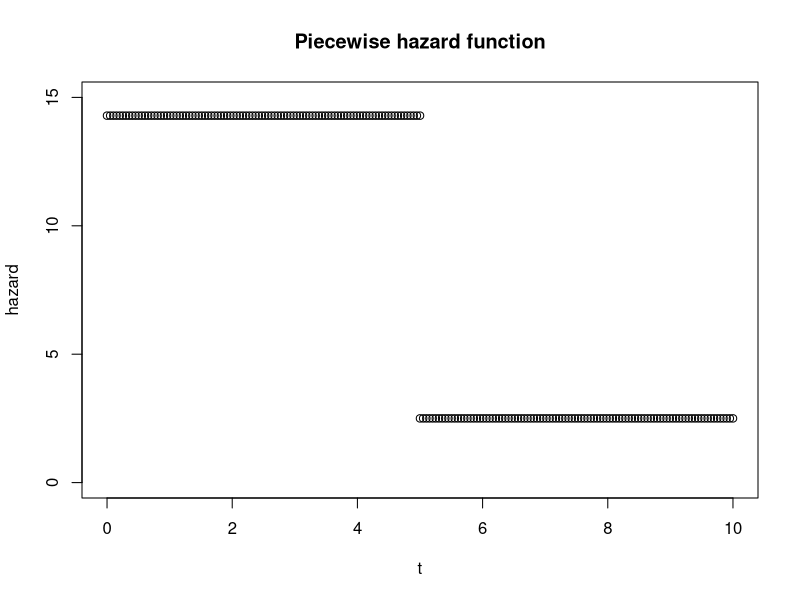
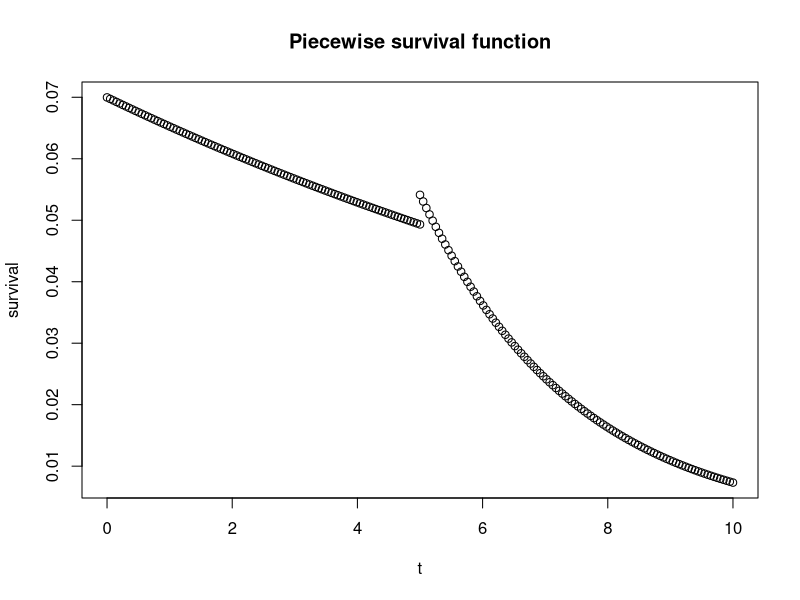
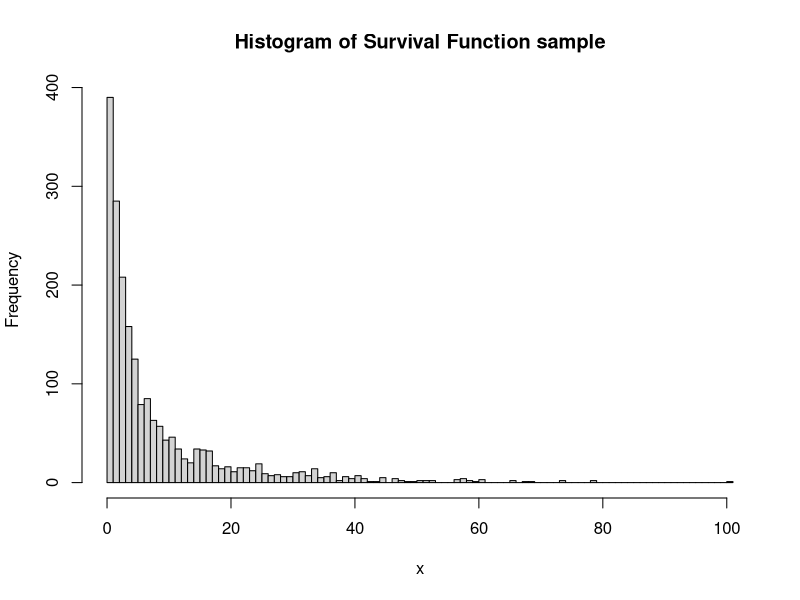
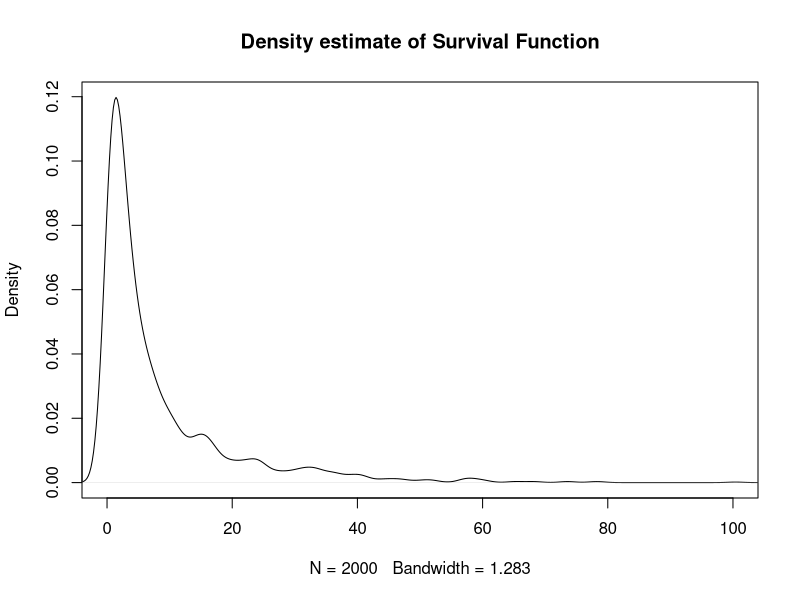
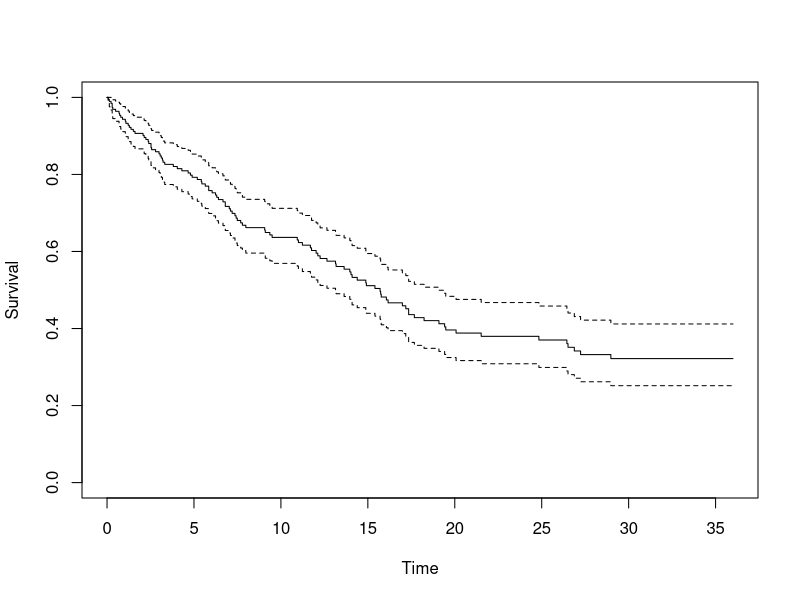
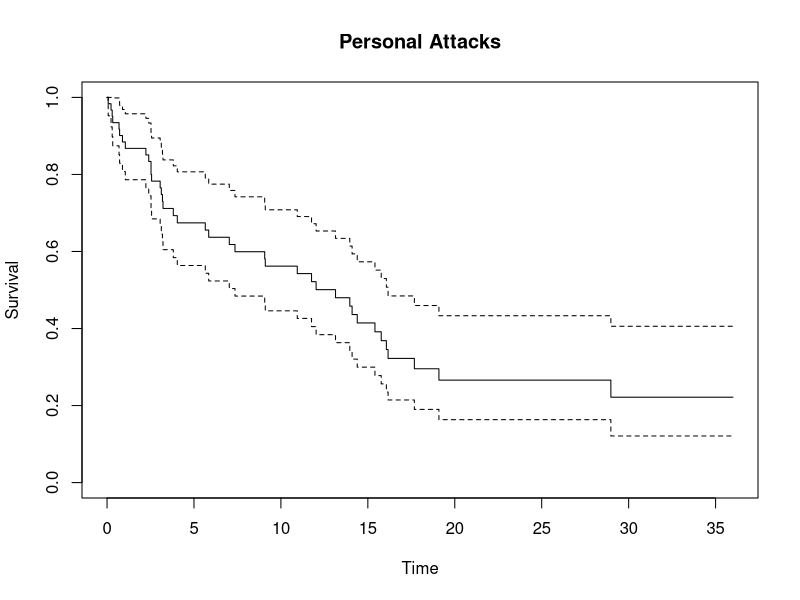
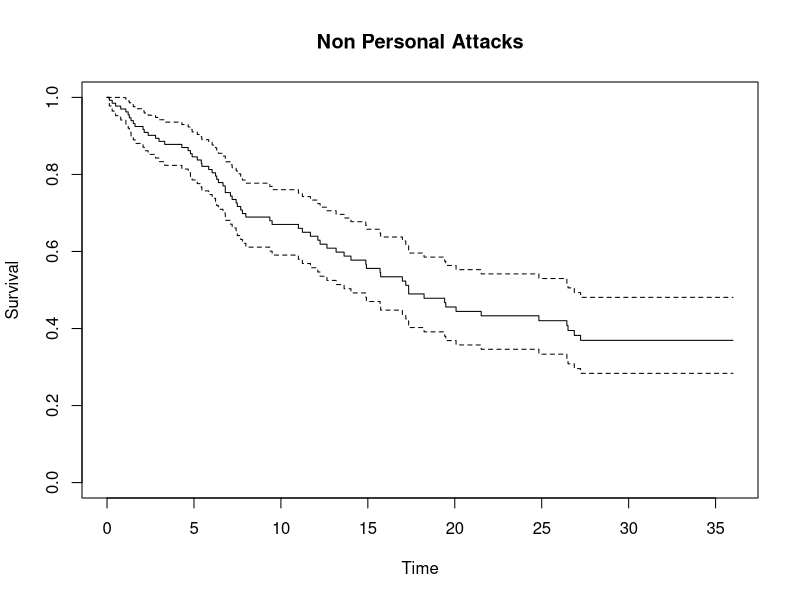
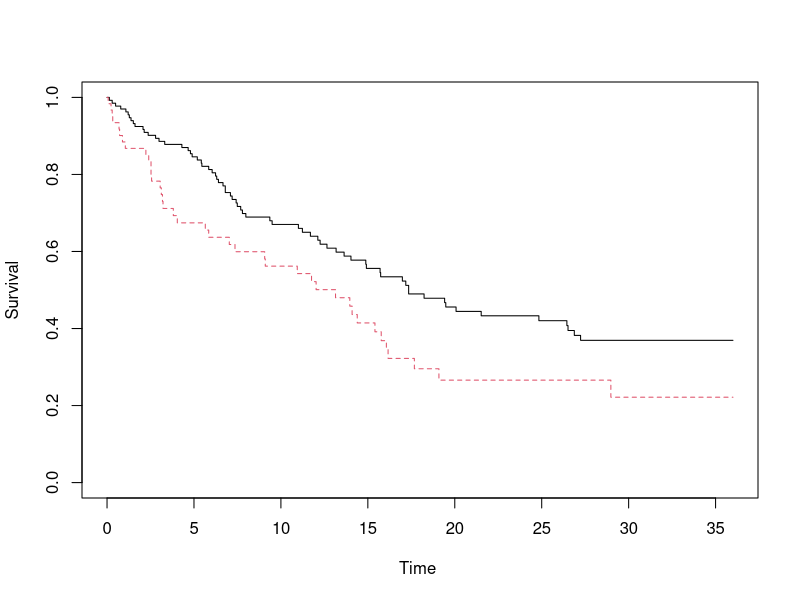

Recreate these plots in R, in order.
## Exercise 1

# estimate survival function
# we have piecewise hazard function of h(t) = 0.07 when t <= 5 and h(t) = 0.4 when t > 5
# this implies that the survival function is piecewise exponentially distributed, 
# since we have a hazard function of the form 1/$\theta_{t}$
# where $\theta_{t}$ = 14.29 when t <= 5 and $\theta_{t}$ = 2.5 when t > 5


# build survival function
hazard_1 <- 14.29
hazard_2 <- 2.5
t_1 = seq(0,5, length.out = 100)
t_2 = seq(5.0001,10, length.out = 100)
t <- c(t_1, t_2)
hazard <- c(rep(hazard_1, 100), rep(hazard_2, 100))
survival_1 <- (1/hazard_1)*exp(-t_1/hazard_1)
survival_2 <- (1/hazard_2)*exp(-t_2/hazard_2)
survival <- c(survival_1, survival_2)
plot(t, hazard, ylim = c(0, 15), main = 'Piecewise hazard function')
plot(t, survival, main = 'Piecewise survival function')

# sample from survival distribution
x_1 <- rexp(1000, rate = 1/hazard_1)
x_2 <- rexp(1000, rate = 1/hazard_2)
x <- c(x_1, x_2)
hist(x, breaks = "FD", main = 'Histogram of Survival Function sample')
plot(density(x), xlim = c(0, 100), main = "Density estimate of Survival Function")

# median survival time 
median(survival)

## Exercise 4

data <- read.table("Henning.txt",header = TRUE)
head(data)
summary(data)

#First, we transform some variables into factors.

data$personal <- as.factor(data$personal)
data$property <- as.factor (data$property)
summary(data)
head(data)

# Let´s definr the censor status as is conventional: "0" if it is censored data and "1" if not censored.

data$censor = ifelse(data$censor == 1,0,1)
head(data$censor)
data <- data[,2:6]

# a) Compute and graph the Kaplan-Meier estimate of the survival function for all of the data
library(survival)
Surv(data$months,data$censor)[1:10]

# Let´s estimate the survival function:

fit <- survfit(Surv(months,censor)~1,data=data)
summary(fit)

# Let´s plot the survival function estimatation:

plot(fit,xlab ="Time",ylab = "Survival")

# Part b)

# Now, we need to divide the data in two groups: one composed of prisoners that were arrested for attacking a person, and others that were involved in other kind of crimes.

data_person <- data[data$personal==1,]
data_noperson <- data[data$personal==0,]

fit_person <- survfit(Surv(months,censor)~1,data=data_person)
summary(fit_person)
fit_noperson <- survfit(Surv(months,censor)~1,data=data_noperson)
summary(fit_noperson)

plot(fit_person,xlab ="Time",ylab = "Survival",main="Personal Attacks")
plot(fit_noperson,xlab ="Time",ylab = "Survival",main="Non Personal Attacks")

# We can plot both of them together now:

fit = survfit(Surv(months,censor )~ personal,data = data)
plot(fit, lty =1:2 ,col =1:2,xlab ="Time ",ylab ="Survival")
legend (c (75 ,150) , c (0.8,1),legend = c ( 0 ,1 ) , lty =1:2 , col =1:2)

# We can plot it with a nicer layout to observe better the differences:

library(ggfortify)
autoplot(fit)

# Now, we can perform a low-rank test to check if the two groups have the same distribution or not. 
# In other words, the null hypothesis that we will try to gather evidence against, in this case, is that both groups are the same.
# We can perform this test because we are studying a categorical variable now, either the inmate commited a felony related to attacking another person ("1), or did not ("0").

# low - rank test
survdiff(Surv(months,censor)~ personal,data = data)

# In this case, we get a very small p-value. So we can say that at a confindence level of 95% we reject the null hypothesis that claims that both groups are the same.
# In other words, there seems to be a statistically significant difference between the two Kaplan-Meier plots for each group. 
# Nevertheless, the result is only coherent when taking a significance level equal to 0.05. If we take, for instance, a significance level equal to 0.01, we can not reject any longer the null hypothesis, and at that confidence level (99%) we could not state that there is enough evidence to say that the two groups are not the same. 

# Part c)
# Now, we have to the the same procedure, but between two different groups now: the inmates that had commited a felony against a property, and the ones that did not have.
# So first we need to create two different groups:

data_property <- data[data$property==1,]
data_noproperty <- data[data$property==0,]

# Now, we can first fit a survival function for each group, and check them individualy.

fit_property <- survfit(Surv(months,censor)~1,data=data_property)
summary(fit_property)
fit_noproperty <- survfit(Surv(months,censor)~1,data=data_noproperty)
summary(fit_noproperty)

# We can also plot them individually, as follows:

plot(fit_property,xlab ="Time",ylab = "Survival",main="Property Felony")
plot(fit_noproperty,xlab ="Time",ylab = "Survival",main="No Property Felony")

# We can also fit a survival function for each group and plot them together:

fit_prop = survfit(Surv(months,censor )~ property,data = data)
plot(fit_prop, lty =1:2 ,col =1:2,xlab ="Time ",ylab ="Survival")
legend (c (75 ,150) , c (0.8,1),legend = c ( "0" ,"1" ) , lty =1:2 , col =1:2)

# We can plot it with a nicer layout to observe better the differences:
autoplot(fit_prop)

# As we can see in the plots, the two survival curves behave very differently, so we expect not to reject the null hypothesis of the low-rank test, that claims that both groups are the same.
# Let´s run the low-rank test and see what happens:
survdiff(Surv(months,censor)~ property,data = data)

# As we can see, the p-value of the test is very low, confirming our suspision that the groups differ in their survival functions.

# Part d)
# Now, we need to fit a Cox regression of time-to-arrest, using the covariates: personal, property and cage.
# We already have transformed some variables into factors when needed.

# Let´s fit this model first, then:

fit.cov = coxph(Surv(months,censor ) ~ personal + property + cage, data=data)

library(car)
Anova(fit.cov)

basehaz(fit.cov)
confint(fit.cov)
# As we can see the three variables seem to be significant in determining the survival of the inmates.

# As we can see, "cage" is the only variable whose confidence interval contains zero, meaning that is the only predictor that is not statisticaly significant.
# Both "personal" and "property" have their confidence intervals close to zero, but none of them include zero, at least at 95% confidence level. So when considering a significance level of 0.05, these predictors are significant.

# We can determine through a Wald Test which of the estimated coefficients are statisticaly significant:
summary(fit.cov)

# When calling "summary" and the name of the model with our covariates, we can observe in the column named "z" the the Wald statistic value.
# It corresponds to the ratio of each regression coefficient to its standard error (z = coef/se(coef)). The wald statistic evaluates, whether the beta (β) coefficient of a given variable is statistically significantly different from 0.
# As we can see in the output above, the three coefficients are significant (together), specially the one associated to the "cage" predictor. But we are not testing each variable in a separate way, but we are testing if  all the model is significant or not.
# Let´s apply the univariate "coxph" function tu multiple covariance at once:


covariates <- c("personal", "property",  "cage")
univ_formulas <- sapply(covariates,
                        function(x) as.formula(paste('Surv(months,censor)~', x)))

univ_models <- lapply( univ_formulas, function(x){coxph(x, data = data)})
# Extract data 
univ_results <- lapply(univ_models,
                       function(x){ 
                         x <- summary(x)
                         p.value<-signif(x$wald["pvalue"], digits=2)
                         wald.test<-signif(x$wald["test"], digits=2)
                         beta<-signif(x$coef[1], digits=2);#coeficient beta
                         HR <-signif(x$coef[2], digits=2);#exp(beta)
                         HR.confint.lower <- signif(x$conf.int[,"lower .95"], 2)
                         HR.confint.upper <- signif(x$conf.int[,"upper .95"],2)
                         HR <- paste0(HR, " (", 
                                      HR.confint.lower, "-", HR.confint.upper, ")")
                         res<-c(beta, HR, wald.test, p.value)
                         names(res)<-c("beta", "HR (95% CI for HR)", "wald.test", 
                                       "p.value")
                         return(res)
                         #return(exp(cbind(coef(x),confint(x))))
                       })
res <- t(as.data.frame(univ_results, check.names = FALSE))
as.data.frame(res)

# As we can see here, when performing a cox function for each covariate, we see that we still claim that the three variables are significant.

# Coefficient Interpretation:
# It is easier to interpret the hazard ratios than the coefficient themselves. They give the effect size of covariates.

# i) Personal: 0.56914 (ratio hazard = 1.766). This means that being part of the group of inmates that did  commit a personal felony (against another person) increases the hazard by a factor of 1.766. Thus,having commited a felony that involves another person is bad for the prognostic.   
# ii) Property: 0.93579 (ratio hazard = 2.54922). This means that being part of the group of people who commited a property felony increases the hazard by  a factor of 2.549. Thus, having commited a felony regarding properties is bad for the prognostic.
# iii) Cage: -0.0667 (hazard ratio = 0.9354). This means that a one unit change in "cage" decreases the hazard of recomitting a felony by around 7%.

# We can hav a glance at all the covariates using the ggforest plot:

library(survminer)
ggforest (fit.cov, data = data)


# This plot shows the hazard ratios (HR) which are derived from the model for all covariates.
# According to this plot, having commited a felony regarding an attack to other people or to someone elses property will increase the hazard of recomitting a felony.
# In the case of "cage", it seems that the older the inmate gets, the lower is the hazard of recomitting a felony.
